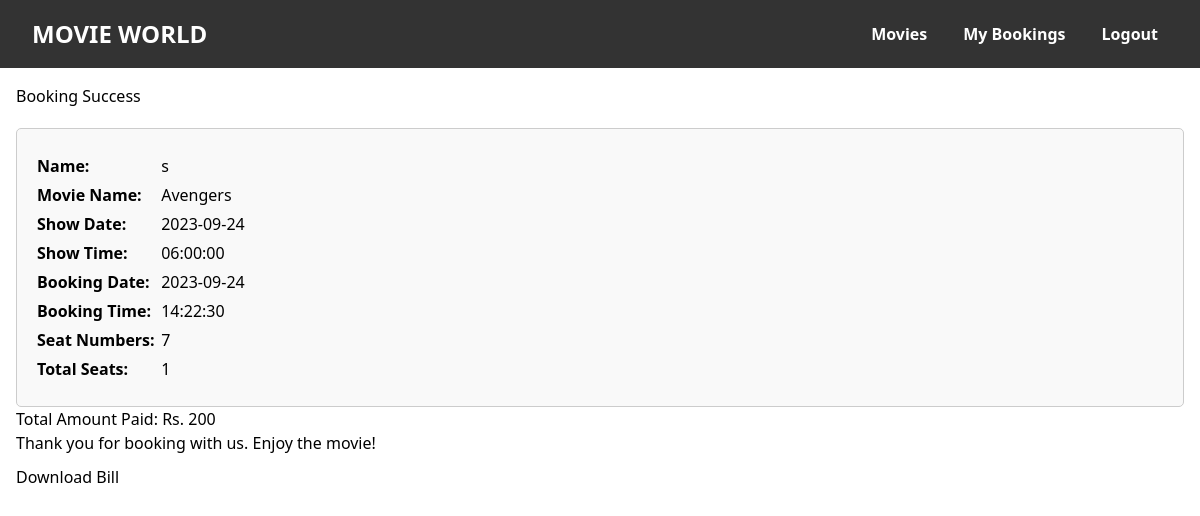
Screenshot of /booking-success.php (signed in) with the database file from the repository.
### tables this page shows
CREATE TABLE `booking` (
  `id` int(11) NOT NULL,
  `movie_id` int(11) NOT NULL,
  `show_date` date NOT NULL,
  `show_time` time NOT NULL,
  `seat_id` int(11) NOT NULL,
  `total_price` varchar(11) NOT NULL DEFAULT '0',
  `booking_date` date NOT NULL DEFAULT current_timestamp(),
  `booking_time` time NOT NULL DEFAULT current_timestamp(),
  `fname` varchar(50) NOT NULL,
  `email` varchar(255) DEFAULT NULL
);

CREATE TABLE `movie` (
  `id` int(11) NOT NULL,
  `name` varchar(225) NOT NULL,
  `genre` varchar(30) NOT NULL,
  `industry` varchar(20) NOT NULL,
  `language` varchar(20) NOT NULL,
  `duration` varchar(30) NOT NULL,
  `reldate` varchar(20) NOT NULL,
  `director` varchar(30) NOT NULL,
  `actor` varchar(30) NOT NULL,
  `description` varchar(225) NOT NULL,
  `price` varchar(225) NOT NULL,
  `image` varchar(225) NOT NULL,
  `fdate` date NOT NULL,
  `sdate` date NOT NULL,
  `tdate` date NOT NULL DEFAULT '2023-01-01',
  `fshow` time NOT NULL,
  `sshow` time NOT NULL,
  `tshow` time NOT NULL
);

### booking-success.php (the view, shortened to what this page needs)
<!DOCTYPE html>
<html>
<head>
</head>
<?php
$email = $_SESSION['email'];
$servername = "localhost";
$username = "root";
$password = "";
$dbname = "moviebooking";
$conn = new mysqli($servername, $username, $password, $dbname);
$sqlBookingDetails = "SELECT * FROM booking WHERE email = '$email' ORDER BY booking_date DESC, booking_time DESC LIMIT 1";
$resultBookingDetails = $conn->query($sqlBookingDetails);
if ($resultBookingDetails && $resultBookingDetails->num_rows > 0) {
    $row = $resultBookingDetails->fetch_assoc();
    $fname = $row['fname'];
    $movie_id = $row['movie_id'];
    $booking_date = $row['booking_date'];
    $booking_time = $row['booking_time'];
    $selectedDate = $row['show_date'];
    $selectedShowTime = $row['show_time'];
    $bookingDate = $row['booking_date'];
    $totalAmount = $row['total_price'];
    $sqlMovieDetails = "SELECT * FROM movie WHERE id = '$movie_id'";
    $resultMovieDetails = $conn->query($sqlMovieDetails);
    if ($resultMovieDetails && $resultMovieDetails->num_rows > 0) {
        $movieData = $resultMovieDetails->fetch_assoc();
        $movieName = $movieData['name'];
    } else {
        $movieName = 'Movie Not Found';
    }
    $sqlCountBookedSeats = "SELECT COUNT(*) AS total_booked_seats, GROUP_CONCAT(seat_id ORDER BY seat_id ASC) AS booked_seats FROM booking WHERE booking_date = '$booking_date' AND booking_time = '$booking_time'";
    $resultCountBookedSeats = $conn->query($sqlCountBookedSeats);
    if ($resultCountBookedSeats && $resultCountBookedSeats->num_rows > 0) {
        $data = $resultCountBookedSeats->fetch_assoc();
        $totalBookedSeats = intval($data['total_booked_seats']);
        $bookedSeats = $data['booked_seats'];
    } else {
        $totalBookedSeats = 0;
        $bookedSeats = '';
    }
} else {
    echo "Booking details not found.";
    exit;
}
?>
<body>
    <?php include('header.php'); ?>
    <div class="container">
        <h1>Booking Success</h1>
        <div class="bill">
            <p><strong>Name:</strong> <?php echo $fname; ?></p>
            <p><strong>Movie Name:</strong> <?php echo $movieName; ?></p>
            <p><strong>Show Date:</strong> <?php echo $selectedDate; ?></p>
            <p><strong>Show Time:</strong> <?php echo $selectedShowTime; ?></p>
            <p><strong>Booking Date:</strong> <?php echo $booking_date; ?></p>
            <p><strong>Booking Time:</strong> <?php echo $booking_time; ?></p>
            <p><strong>Seat Numbers:</strong> <?php echo $bookedSeats; ?></p>
            <p><strong>Total Seats:</strong> <?php echo $totalBookedSeats; ?></p>
        </div>
        <div class="total-amount">
            <span>Total Amount Paid:</span>
            <span>Rs. <?php echo $totalAmount; ?></span>
        </div>
        <div class="thank-you">
            <p>Thank you for booking with us. Enjoy the movie!</p>
        </div>
        <a class="download-link" href="download_bill.php?fname=<?php echo $fname; ?>&movieName=<?php echo $movieName; ?>&selectedDate=<?php echo $selectedDate; ?>&booking_date=<?php echo $booking_date; ?>&booking_time=<?php echo $booking_time; ?>&selectedShowTime=<?php echo $selectedShowTime; ?>&bookingDate=<?php echo $bookingDate; ?>&bookedSeats=<?php echo $bookedSeats; ?>&totalBookedSeats=<?php echo $totalBookedSeats; ?>&totalAmount=<?php echo $totalAmount; ?>">Download Bill</a>
    </div>
</body>
</html>

### booking-success.php (style rules this page uses)
.bill { margin-top: 20px; border: 1px solid #ccc; padding: 20px; border-radius: 5px; background-color: #f9f9f9; }
.bill p { margin: 5px 0; }
.bill strong { display: inline-block; width: 120px; }
.download-link { display: block; margin-top: 10px; }

### header.php (style rules this page uses)
.container { max-width: 1200px; margin: 0 auto; padding: 1rem; }

### rows the page displays
booking: fname "s", show_date "2023-09-24", show_time "06:00:00", booking_date "2023-09-24", booking_time "14:22:30", total_price "200"
movie: name "Avengers"

### other values shown
$bookedSeats "7"
$totalBookedSeats "1"
